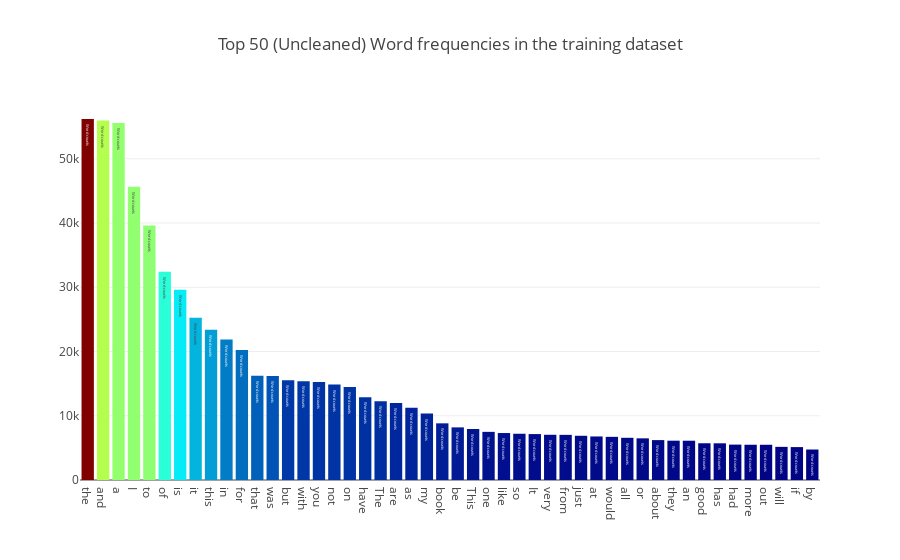

The notebook cell this image was saved under:
### Code cell
# Review Text Data
all_words = data_df['Review Text'].str.split(expand=True).unstack().value_counts()
data = [go.Bar(
            x = all_words.index.values[0:50],
            y = all_words.values[2:50],
            marker= dict(colorscale='Jet',
                         color = all_words.values[0:50]
                        ),
            text='Word counts'
    )]

layout = go.Layout(
    title='Top 50 (Uncleaned) Word frequencies in the training dataset'
)

fig = go.Figure(data=data, layout=layout)

py.iplot(fig, filename='basic-bar')

### Figure 1 — Plotly figure (JSON) as saved in the notebook; plotly's stock layout.template omitted (floating-point values rounded to 4 significant figures)
{"data": [{"marker": {"color": [104079, 59334, 56192, 55962, 55585, 45647, 39621, 32398, 29599, 25257, 23383, 21862, 20244, 16243, 16201, 15518, 15360, 15243, 14857, 14457, 12877, 12255, 11980, 11229, 10332, 8819, 8190, 7942, 7494, 7310, 7199, 7149, 7040, 7026, 6883, 6775, 6717, 6569, 6485, 6210, 6119, 6114, 5719, 5711, 5508, 5488, 5484, 5158, 5121, 4744], "colorscale": "Jet"}, "text": "Word counts", "type": "bar", "x": ["the", "and", "a", "I", "to", "of", "is", "it", "this", "in", "for", "that", "was", "but", "with", "you", "not", "on", "have", "The", "are", "as", "my", "book", "be", "This", "one", "like", "so", "It", "very", "from", "just", "at", "would", "all", "or", "about", "they", "an", "good", "has", "had", "more", "out", "will", "if", "by", "get", "can"], "y": [56192, 55962, 55585, 45647, 39621, 32398, 29599, 25257, 23383, 21862, 20244, 16243, 16201, 15518, 15360, 15243, 14857, 14457, 12877, 12255, 11980, 11229, 10332, 8819, 8190, 7942, 7494, 7310, 7199, 7149, 7040, 7026, 6883, 6775, 6717, 6569, 6485, 6210, 6119, 6114, 5719, 5711, 5508, 5488, 5484, 5158, 5121, 4744]}], "layout": {"title": "Top 50 (Uncleaned) Word frequencies in the training dataset"}}
